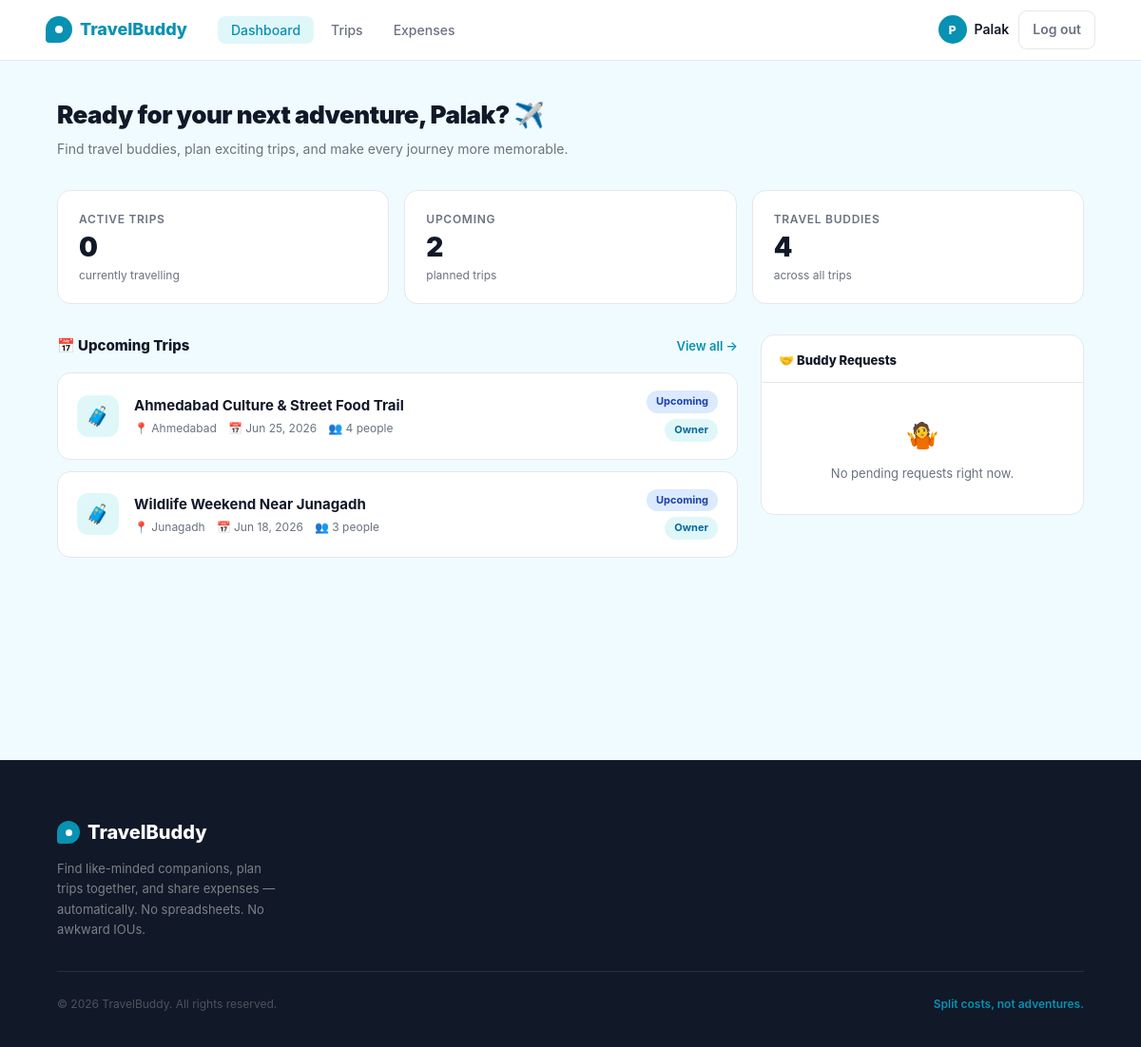
The app's page /dashboard (signed in) with its own data.
### app/models.py (models this page shows, shortened)
class User(db.Model, UserMixin):
    __tablename__ = 'users'
    id             = db.Column(db.Integer, primary_key=True)
    name           = db.Column(db.String(100), nullable=False)
    email          = db.Column(db.String(150), unique=True, nullable=False)
    password_hash  = db.Column(db.String(255), nullable=False)
    travel_style   = db.Column(db.String(50), default='flexible')
    bio            = db.Column(db.Text, default='')
    interests      = db.Column(db.String(255), default='')
    phone          = db.Column(db.String(20), default='')
    created_at     = db.Column(db.DateTime, default=lambda: datetime.now(timezone.utc))
    owned_trips    = db.relationship('Trip', back_populates='owner', lazy='dynamic')
    memberships    = db.relationship('TripMember', back_populates='user', lazy='dynamic')
    expenses_paid  = db.relationship('Expense', back_populates='paid_by', lazy='dynamic')
    def get_active_trips(self):
        from sqlalchemy import or_
        owned = Trip.query.filter_by(owner_id=self.id, status='active').all()
        joined_ids = [m.trip_id for m in
                      TripMember.query.filter_by(user_id=self.id, status='accepted').all()]
        joined = Trip.query.filter(
            Trip.id.in_(joined_ids),
            Trip.status == 'active',
            Trip.owner_id != self.id
        ).all()
        return owned + joined
    def get_upcoming_trips(self):
        owned = Trip.query.filter_by(owner_id=self.id, status='upcoming').all()
        joined_ids = [m.trip_id for m in
                      TripMember.query.filter_by(user_id=self.id, status='accepted').all()]
        joined = Trip.query.filter(
            Trip.id.in_(joined_ids),
            Trip.status == 'upcoming',
            Trip.owner_id != self.id
        ).all()
        return owned + joined
    def get_pending_requests(self):
        my_trip_ids = [t.id for t in Trip.query.filter_by(owner_id=self.id).all()]
        return TripMember.query.filter(
            TripMember.trip_id.in_(my_trip_ids),
            TripMember.status == 'pending'
        ).all()
    def get_total_balance(self):
        total = 0.0
        all_trip_ids = self._all_trip_ids()
        for tid in all_trip_ids:
            trip = Trip.query.get(tid)
            if trip:
                total += trip.balance_for(self.id)
        return round(total, 2)
    def _all_trip_ids(self):
        owned = [t.id for t in Trip.query.filter_by(owner_id=self.id).all()]
        joined = [m.trip_id for m in
                  TripMember.query.filter_by(user_id=self.id, status='accepted').all()]
        return list(set(owned + joined))

class Trip(db.Model):
    __tablename__ = 'trips'
    id          = db.Column(db.Integer, primary_key=True)
    owner_id    = db.Column(db.Integer, db.ForeignKey('users.id'), nullable=False)
    title       = db.Column(db.String(150), nullable=False)
    destination = db.Column(db.String(150), nullable=False)
    departure_city = db.Column(db.String(100), default='')
    start_date  = db.Column(db.Date, nullable=False)
    end_date    = db.Column(db.Date, nullable=False)
    description = db.Column(db.Text, default='')
    budget_min  = db.Column(db.Float, default=0)
    budget_max  = db.Column(db.Float, default=0)
    max_members = db.Column(db.Integer, default=4)
    status      = db.Column(db.String(20), default='upcoming')  # upcoming, active, completed
    is_public   = db.Column(db.Boolean, default=True)
    created_at  = db.Column(db.DateTime, default=lambda: datetime.now(timezone.utc))
    owner    = db.relationship('User', back_populates='owned_trips')
    members  = db.relationship('TripMember', back_populates='trip', lazy='dynamic',
                               cascade='all, delete-orphan')
    expenses = db.relationship('Expense', back_populates='trip', lazy='dynamic',
                               cascade='all, delete-orphan')
    def member_count(self):
        return self.members.filter_by(status='accepted').count() + 1  # +1 for owner
    def total_spent(self):
        return round(sum(e.amount for e in self.expenses), 2)
    def your_share(self, user_id):
        mc = self.member_count()
        return round(self.total_spent() / mc, 2) if mc else 0.0
    def balance_for(self, user_id):
        paid = sum(e.amount for e in self.expenses.filter_by(paid_by_id=user_id))
        share = self.your_share(user_id)
        return round(paid - share, 2)

### app/dashboard/routes.py (the view)
@dashboard.route('/dashboard')
@login_required
def index():
    active_trips   = current_user.get_active_trips()
    upcoming_trips = current_user.get_upcoming_trips()
    pending_reqs   = current_user.get_pending_requests()
    net_balance    = current_user.get_total_balance()
    all_trip_ids = current_user._all_trip_ids()
    recent_expenses = (Expense.query
                       .filter(Expense.trip_id.in_(all_trip_ids))
                       .order_by(Expense.created_at.desc())
                       .limit(5)
                       .all()) if all_trip_ids else []
    total_trips    = len(active_trips) + len(upcoming_trips)
    total_buddies  = _count_unique_buddies(current_user)
    trips_for_card = (active_trips + upcoming_trips)[:6]
    return render_template('dashboard/index.html',
        active_trips=active_trips,
        upcoming_trips=upcoming_trips,
        pending_reqs=pending_reqs,
        recent_expenses=recent_expenses,
        net_balance=net_balance,
        total_trips=total_trips,
        total_buddies=total_buddies,
        trips_for_card=trips_for_card,
        today=date.today()
    )

### app/dashboard/routes.py (called while the page is built)
def _count_unique_buddies(user):
    all_trip_ids = user._all_trip_ids()
    if not all_trip_ids:
        return 0
    members = TripMember.query.filter(
        TripMember.trip_id.in_(all_trip_ids),
        TripMember.status == 'accepted',
        TripMember.user_id != user.id
    ).all()
    owners = [Trip.query.get(tid).owner_id for tid in all_trip_ids
              if Trip.query.get(tid) and Trip.query.get(tid).owner_id != user.id]
    unique = set([m.user_id for m in members] + owners)
    return len(unique)

### app/models.py (called while the page is built)
@login_manager.user_loader
def load_user(user_id):
    return User.query.get(int(user_id))

### app/templates/dashboard/index.html (shortened to what this page needs)
{% extends "base.html" %}
{% block content %}
<div class="dashboard">
  <div class="dashboard-inner">
    <div class="dash-header">
      <div>
        <h1 class="dash-greeting">
          Ready for your next adventure, {{ current_user.name.split()[0] }}? ✈️
        </h1>
        <p class="dash-subtitle">Find travel buddies, plan exciting trips, and make every journey more memorable.</p>
      </div>
    </div>
    <div class="stat-row">
      <div class="stat-card">
        <div class="stat-label">Active Trips</div>
        <div class="stat-value">{{ active_trips | length }}</div>
        <div class="stat-sub">currently travelling</div>
      </div>
      <div class="stat-card">
        <div class="stat-label">Upcoming</div>
        <div class="stat-value">{{ upcoming_trips | length }}</div>
        <div class="stat-sub">planned trips</div>
      </div>
      <div class="stat-card">
        <div class="stat-label">Travel Buddies</div>
        <div class="stat-value">{{ total_buddies }}</div>
        <div class="stat-sub">across all trips</div>
      </div>
    </div>
    <div class="dash-grid">
      <div class="left-col">
        <div class="trips-section">
          <div class="section-header">
            <div class="section-title">📅 Upcoming Trips</div>
            <a href="{{ url_for('trips.index') }}" class="section-link">View all →</a>
          </div>
          <div class="trip-cards">
            {% if upcoming_trips %}
              {% for trip in upcoming_trips %}
              <div class="trip-card">
                <div class="trip-icon">🧳</div>
                <div class="trip-info">
                  <div class="trip-name">{{ trip.title }}</div>
                  <div class="trip-meta">
                    <span>📍 {{ trip.destination }}</span>
                    <span>📅 {{ trip.start_date.strftime('%b %d, %Y') }}</span>
                    <span>👥 {{ trip.member_count() }} people</span>
                  </div>
                </div>
                <div class="trip-right">
                  <span class="badge badge-upcoming">Upcoming</span>
                  {% if trip.owner_id == current_user.id %}
                    <span class="badge badge-owner">Owner</span>
                  {% endif %}
                </div>
              </div>
              {% endfor %}
            {% endif %}
          </div>
        </div>
      </div>
      <div class="right-col">
        <div class="panel">
          <div class="panel-head">
            <div class="panel-title">
              🤝 Buddy Requests
            </div>
          </div>
          <div class="panel-body">
            {% if pending_reqs %}
              {% set seen_trips = namespace(ids=[]) %}
              {% for req in pending_reqs %}
                {% if req.trip.id not in seen_trips.ids %}
                  {% set _ = seen_trips.ids.append(req.trip.id) %}
                  {% set trip_reqs = pending_reqs | selectattr('trip_id', 'equalto', req.trip.id) | list %}
                  <div class="manage-request-row">
                    <div class="manage-trip-icon">🧳</div>
                    <div class="manage-trip-info">
                      <div class="manage-trip-name">{{ req.trip.title }}</div>
                      <div class="manage-trip-sub">
                        {{ trip_reqs | length }} pending request{{ 's' if (trip_reqs | length) > 1 else '' }}
                      </div>
                    </div>
                    <a href="{{ url_for('trips.detail', trip_id=req.trip.id) }}#buddy-requests"
                       class="btn-manage">Manage Requests →</a>
                  </div>
                {% endif %}
              {% endfor %}
            {% else %}
              <div style="padding: 20px 18px; text-align: center;">
                <div style="font-size:28px;margin-bottom:8px;">🤷</div>
                <div style="font-size:13px;color:var(--text-muted);">No pending requests right now.</div>
              </div>
            {% endif %}
          </div>
        </div>
      </div>
    </div>
  </div>
</div>
{% endblock %}

### app/templates/base.html (shortened to what this page needs)
<!DOCTYPE html>
<html lang="en">
<head>
</head>
<body>
<nav>
  <a href="{{ url_for('main.home') }}" class="logo">
    <div class="logo-icon"></div>
    TravelBuddy
  </a>
  {% if current_user.is_authenticated %}
    <ul class="nav-links">
      <li><a href="{{ url_for('dashboard.index') }}" {% if request.endpoint == 'dashboard.index' %}class="active"{% endif %}>Dashboard</a></li>
      <li><a href="{{ url_for('trips.index') }}" {% if request.endpoint and request.endpoint.startswith('trips.') %}class="active"{% endif %}>Trips</a></li>
      <li><a href="{{ url_for('expenses.my_expenses') }}" {% if request.endpoint == 'expenses.my_expenses' %}class="active"{% endif %}>Expenses</a></li>
    </ul>
    <div class="nav-right">
      <div class="nav-user">
        <div class="nav-avatar">{{ current_user.name[0].upper() }}</div>
        <a href="{{ url_for('profile.view') }}" style="color:inherit;">{{ current_user.name.split()[0] }}</a>
      </div>
      <a href="{{ url_for('auth.logout') }}" class="btn-logout">Log out</a>
    </div>
  {% endif %}
</nav>
{% block content %}{% endblock %}
<footer>
  <div class="footer-inner">
    <div class="footer-top">
      <div class="footer-brand">
        <div class="footer-logo">
          <div class="footer-logo-icon"></div>
          TravelBuddy
        </div>
        <p>Find like-minded companions, plan trips together, and share expenses — automatically. No spreadsheets. No awkward IOUs.</p>
      </div>
    </div>
    <div class="footer-bottom">
      <p class="footer-copy">© 2026 TravelBuddy. All rights reserved.</p>
      <p class="footer-tagline-bottom">Split costs, not adventures.</p>
    </div>
  </div>
</footer>
</body>
</html>

### records on screen
User: name "P", name "Palak"
Trip: title "Ahmedabad Culture & Street Food Trail", destination "Ahmedabad", start_date "Jun 25, 2026", member_count "4", shows "Owner"
Trip: title "Wildlife Weekend Near Junagadh", destination "Junagadh", start_date "Jun 18, 2026", member_count "3", shows "Owner"

### other values on screen
{{ active_trips | length }} "0"
{{ upcoming_trips | length }} "2"
{{ total_buddies }} "4"
